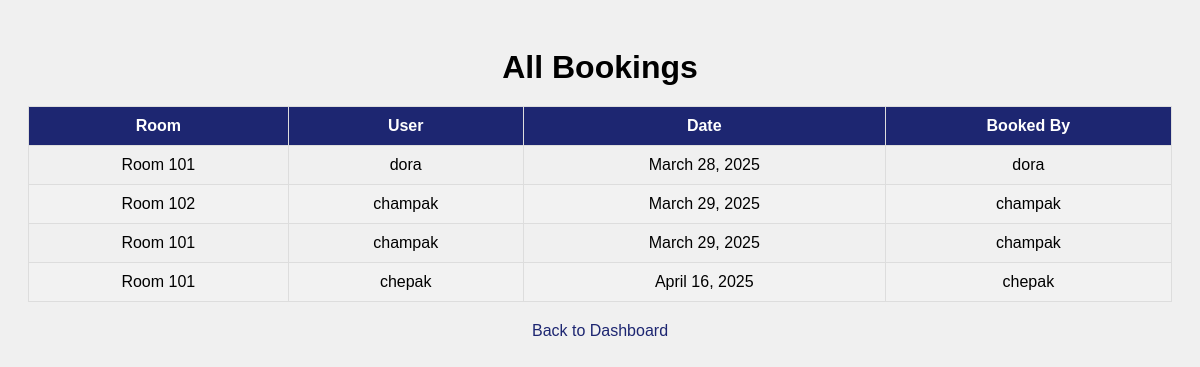
Page /view-all-bookings/ (signed in) on the committed database.
### myapp1/models.py (models this page shows, shortened)
class Booking(models.Model):
    room = models.ForeignKey(Room, on_delete=models.CASCADE)
    date = models.DateField()
    time_slot = models.TimeField()  # Single time field for booking
    booked_by = models.CharField(max_length=100)
    user = models.ForeignKey(User, on_delete=models.CASCADE)
    email = models.EmailField()

class Room(models.Model):
    name = models.CharField(max_length=100)
    capacity = models.IntegerField()
    teacher = models.ForeignKey(User, on_delete=models.CASCADE, related_name="rooms", null=True, blank=True)
    is_active = models.BooleanField(default=True)

### myapp1/views.py (the view)
# urls.py: path('view-all-bookings/', views.view_all_bookings, name='view_all_bookings'),
@login_required
def view_all_bookings(request):
    if not request.user.is_staff:
        messages.error(request, "Unauthorized access.")
        return redirect('home')
    bookings = Booking.objects.all()
    return render(request, 'view_all_bookings.html', {'bookings': bookings})

### myapp1/templates/view_all_bookings.html (shortened to what this page needs)
<!DOCTYPE html>
<html lang="en">
<head>
</head>
<body>
    <h1>All Bookings</h1>
    <table>
        <thead>
            <tr>
                <th>Room</th>
                <th>User</th>
                <th>Date</th>
                <th>Booked By</th>
            </tr>
        </thead>
        <tbody>
            {% for booking in bookings %}
                <tr>
                    <td>{{ booking.room.name }}</td>
                    <td>{{ booking.user.username }}</td>
                    <td>{{ booking.date }}</td>
                    <td>{{ booking.booked_by }}</td>
                </tr>
            {% empty %}
                <tr>
                    <td colspan="4">No bookings available.</td>
                </tr>
            {% endfor %}
        </tbody>
    </table>
    <div class="back-link">
        <a href="{% url 'admin_dashboard' %}">Back to Dashboard</a>
    </div>
</body>
</html>

### myapp1/templates/view_all_bookings.html (style rules this page uses)
body { font-family: Arial, sans-serif; background-color: #f0f0f0; padding: 20px; }
h1 { text-align: center; margin-bottom: 20px; }
table { width: 100%; border-collapse: collapse; }
table, th, td { border: 1px solid #ddd; }
th, td { padding: 10px; text-align: center; }
th { background-color: #1d2671; color: white; }
tr:nth-child(even) { background-color: #f2f2f2; }
.back-link { display: block; text-align: center; margin-top: 20px; font-size: 16px; }
.back-link a { text-decoration: none; color: #1d2671; }

### rows in the picture
Booking: room.name "Room 101", user.username "dora", date "March 28, 2025", booked_by "dora"
Booking: room.name "Room 102", user.username "champak", date "March 29, 2025", booked_by "champak"
Booking: room.name "Room 101", user.username "champak", date "March 29, 2025", booked_by "champak"
Booking: room.name "Room 101", user.username "chepak", date "April 16, 2025", booked_by "chepak"
